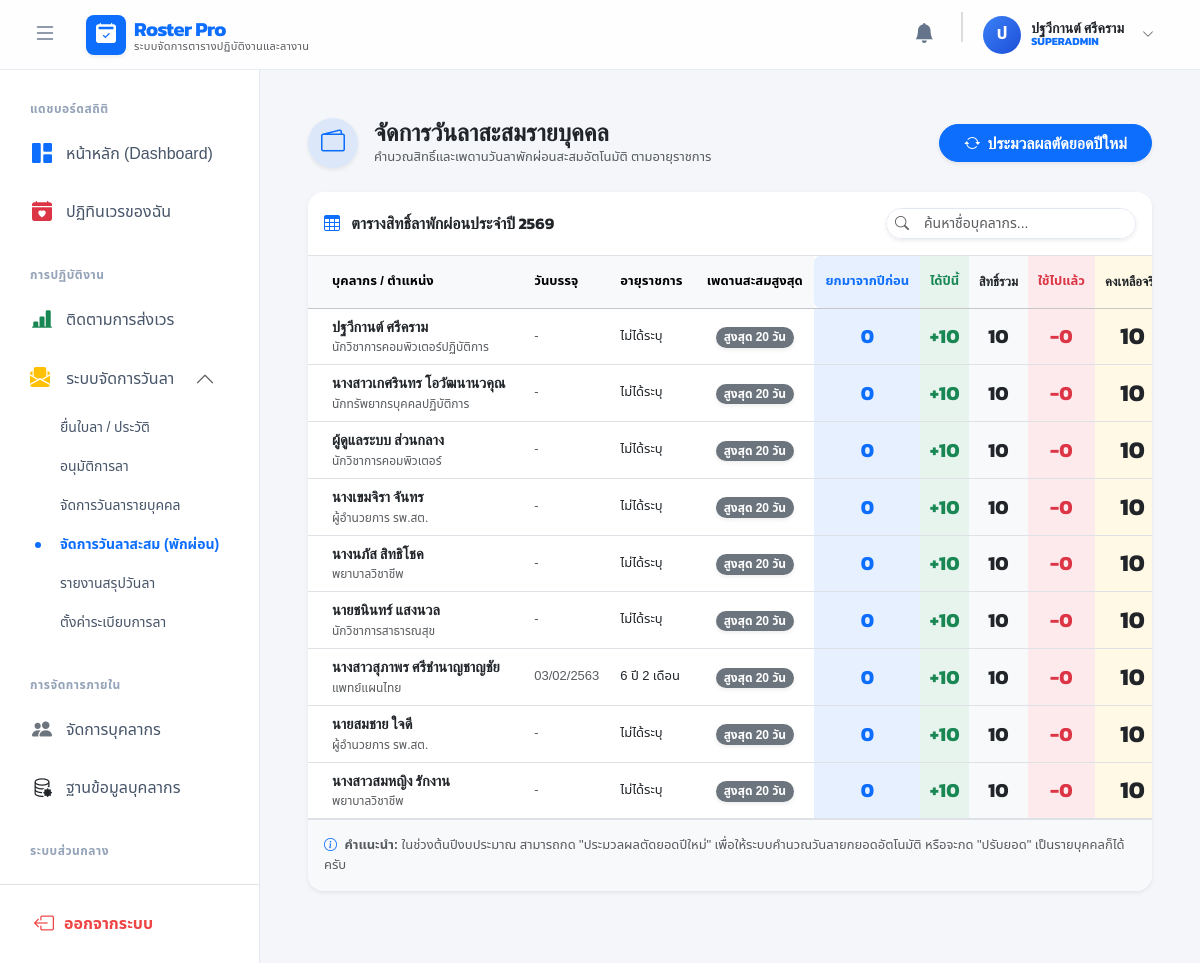
The page /index.php?c=leave&a=balances (signed in) on the database its author committed.
### tables this page shows
CREATE TABLE `users` (
  `id` int(11) NOT NULL,
  `hospital_id` int(11) DEFAULT NULL COMMENT 'รหัสหน่วยบริการ (NULL = แอดมินส่วนกลาง)',
  `name` varchar(100) NOT NULL,
  `phone` varchar(50) DEFAULT NULL,
  `username` varchar(50) NOT NULL,
  `password` varchar(255) NOT NULL,
  `role` enum('SUPERADMIN','ADMIN','DIRECTOR','SCHEDULER','STAFF','HR') NOT NULL DEFAULT 'STAFF',
  `employee_type` enum('ข้าราชการ/พนักงานท้องถิ่น','พนักงานจ้างตามภารกิจ','พนักงานจ้างทั่วไป') NOT NULL DEFAULT 'ข้าราชการ/พนักงานท้องถิ่น',
  `start_date` date DEFAULT NULL COMMENT 'วันที่บรรจุ/เริ่มงาน',
  `type` varchar(100) DEFAULT NULL COMMENT 'วิชาชีพ/ตำแหน่ง',
  `position_number` varchar(50) DEFAULT NULL,
  `color_theme` varchar(20) DEFAULT 'primary',
  `sort_order` int(11) DEFAULT 0,
  `created_at` datetime DEFAULT current_timestamp(),
  `display_order` int(11) NOT NULL DEFAULT 0,
  `id_card` varchar(13) DEFAULT NULL,
  `pay_rate_id` int(11) DEFAULT NULL
);

### models/UserModel.php (called while the page is built, shortened)
<?php
class UserModel {
    private $conn;
    private $table_name = "users";
    public function __construct($db) {
        $this->conn = $db;
        $this->conn->setAttribute(PDO::ATTR_ERRMODE, PDO::ERRMODE_EXCEPTION);
        $this->checkAndCreateColumns();
    }
    private function checkAndCreateColumns() {
        try {
            $stmt = $this->conn->query("SHOW COLUMNS FROM " . $this->table_name);
            $existing_columns = $stmt->fetchAll(PDO::FETCH_COLUMN);
            $required_columns = [
                'phone' => 'VARCHAR(20) NULL',
                'type' => 'VARCHAR(100) NULL',
                'color_theme' => "VARCHAR(20) DEFAULT 'primary'",
                'employee_type' => "VARCHAR(100) DEFAULT 'ข้าราชการ/พนักงานท้องถิ่น'",
                'start_date' => 'DATE NULL',
                'sort_order' => 'INT DEFAULT 0',
                'id_card' => 'VARCHAR(13) NULL',
                'position_number' => 'VARCHAR(50) NULL',
                'pay_rate_id' => 'INT NULL'
            ];
        } catch (PDOException $e) {
            error_log("User Auto-migration failed: " . $e->getMessage());
        }
    }
    public function getAllUsers() {
        $query = "SELECT u.*, h.name as hospital_name, p.name as pay_rate_name
                  FROM " . $this->table_name . " u
                  LEFT JOIN hospitals h ON u.hospital_id = h.id
                  LEFT JOIN pay_rates p ON u.pay_rate_id = p.id
                  ORDER BY u.hospital_id ASC, u.sort_order ASC";
        $stmt = $this->conn->prepare($query);
        $stmt->execute();
        return $stmt->fetchAll(PDO::FETCH_ASSOC);
    }
    public function getAllStaff($hospital_id = null) {
        if ($hospital_id) {
            return $this->getUsersByHospital($hospital_id);
        } else {
            return $this->getAllUsers();
        }
    }
}
?>

### models/LeaveModel.php (called while the page is built, shortened)
<?php
class LeaveModel {
    private $conn;
    public function __construct($db) {
        $this->conn = $db;
    }
    public function getUserLeaveBalances($user_id, $budget_year) {
        $stmt = $this->conn->prepare("SELECT employee_type, start_date FROM users WHERE id = ?");
        $stmt->execute([$user_id]);
        $user = $stmt->fetch(PDO::FETCH_ASSOC);
        $emp_type = $user['employee_type'] ?? '';
        $is_official = (strpos($emp_type, 'ข้าราชการ') !== false || strpos($emp_type, 'พนักงานส่วนท้องถิ่น') !== false);
        $is_general = (strpos($emp_type, 'ทั่วไป') !== false);
        $budget_start_date = new DateTime(($budget_year - 1) . "-10-01");
        $start_date = $user['start_date'] ? new DateTime($user['start_date']) : new DateTime();
        $years_of_service = $budget_start_date->diff($start_date)->y;
        $stmt_q = $this->conn->query("SELECT * FROM leave_quotas");
        $quotas = $stmt_q->fetchAll(PDO::FETCH_ASSOC);
        $balances = [];
        foreach ($quotas as $q) {
            $leave_type_id = $q['id'];
            $leave_name = $q['leave_type'];
            $stmt_b = $this->conn->prepare("SELECT * FROM leave_balances WHERE user_id = ? AND budget_year = ? AND leave_type_id = ?");
            $stmt_b->execute([$user_id, $budget_year, $leave_type_id]);
            $current_balance = $stmt_b->fetch(PDO::FETCH_ASSOC);
            $total_allowable = $current_balance['quota_days'] + $current_balance['carried_over_days'];
            $remaining = $total_allowable - $current_balance['used_days'];
            $balances[] = [
                'id' => $current_balance['id'],
                'leave_type_id' => $leave_type_id,
                'leave_type_name' => $leave_name,
                'calculation_type' => $q['calculation_type'] ?? 'WORKING_DAYS',
                'quota_days' => $current_balance['quota_days'],
                'carried_over_days' => $current_balance['carried_over_days'],
                'total_allowable' => $total_allowable,
                'used_days' => $current_balance['used_days'],
                'remaining' => $remaining
            ];
        }
        return $balances;
    }
}
?>

### views/leave/balances.php (the view, shortened to what this page needs)
<?php
function calculateServiceAge($start_date) {
    if (empty($start_date) || $start_date == '0000-00-00') return ['years' => 0, 'months' => 0, 'text' => 'ไม่ได้ระบุ'];
    $start = new DateTime($start_date);
    $today = new DateTime();
    $diff = $today->diff($start);
    return [
        'years' => $diff->y,
        'months' => $diff->m,
        'text' => $diff->y . ' ปี ' . $diff->m . ' เดือน'
    ];
}
$users_balances = $users_balances ?? [];
?>
<div class="container-fluid px-3 px-md-4 py-4">
    <div class="d-flex flex-column flex-md-row justify-content-between align-items-md-center mb-4 gap-3">
        <div class="d-flex align-items-center gap-3">
            <div class="bg-primary bg-opacity-10 text-primary rounded-circle d-flex align-items-center justify-content-center shadow-sm flex-shrink-0" style="width: 50px; height: 50px;">
                <i class="bi bi-wallet2 fs-4"></i>
            </div>
            <div>
                <h2 class="h4 text-dark mb-0 fw-bold">จัดการวันลาสะสมรายบุคคล</h2>
                <p class="text-muted mb-0" style="font-size: 13px;">คำนวณสิทธิ์และเพดานวันลาพักผ่อนสะสมอัตโนมัติ ตามอายุราชการ</p>
            </div>
        </div>
        <div class="d-flex gap-2">
            <form action="index.php?c=leave&a=process_new_year" method="POST" class="m-0" onsubmit="return confirm('ยืนยันการประมวลผลตัดยอดปีใหม่?\n\nระบบจะทำการคำนวณวันลายกมาของทุกคนโดยอัตโนมัติ โดยอ้างอิงจากอายุราชการและระเบียบวันลาพักผ่อน (พนักงานจ้างจะไม่ถูกยกยอดมา)');">
                <button type="submit" class="btn btn-primary rounded-pill fw-bold shadow-sm px-4">
                    <i class="bi bi-arrow-repeat me-1"></i> ประมวลผลตัดยอดปีใหม่
                </button>
            </form>
        </div>
    </div>
    <div class="card shadow-sm border-0 rounded-4 overflow-hidden mb-4">
        <div class="card-header bg-white py-3 border-bottom d-flex flex-wrap align-items-center justify-content-between gap-3">
            <h6 class="m-0 fw-bold text-dark"><i class="bi bi-table text-primary me-2"></i> ตารางสิทธิ์ลาพักผ่อนประจำปี <?= date('Y') + 543 ?></h6>
            <div class="input-group input-group-sm shadow-sm rounded-pill overflow-hidden" style="max-width: 250px; border: 1px solid #e2e8f0;">
                <span class="input-group-text bg-white border-0 text-muted"><i class="bi bi-search"></i></span>
                <input type="text" id="searchBalanceInput" class="form-control border-0 bg-white" placeholder="ค้นหาชื่อบุคลากร...">
            </div>
        </div>
        <div class="card-body p-0">
            <div class="table-responsive custom-scrollbar" style="max-height: 65vh;">
                <table class="table table-hover align-middle mb-0" id="balancesTable" style="min-width: 1000px;">
                    <thead class="table-light text-secondary sticky-top" style="font-size: 13px; z-index: 10;">
                        <tr>
                            <th class="ps-4 py-3">บุคลากร / ตำแหน่ง</th>
                            <th class="py-3">วันบรรจุ</th>
                            <th class="py-3">อายุราชการ</th>
                            <th class="py-3 text-center">เพดานสะสมสูงสุด</th>
                            <th class="py-3 text-center text-primary bg-primary bg-opacity-10 rounded-start">ยกมาจากปีก่อน</th>
                            <th class="py-3 text-center text-success bg-success bg-opacity-10">ได้ปีนี้</th>
                            <th class="py-3 text-center text-dark bg-light fw-bold">สิทธิ์รวม</th>
                            <th class="py-3 text-center text-danger bg-danger bg-opacity-10">ใช้ไปแล้ว</th>
                            <th class="py-3 text-center text-dark bg-warning bg-opacity-10 fw-bold">คงเหลือจริง</th>
                        </tr>
                    </thead>
                    <tbody class="border-top-0" id="balancesTableBody">
                        <?php if (empty($users_balances)): ?>
                            <tr>
                                <td colspan="10" class="text-center py-5 text-muted">
                                    <i class="bi bi-folder2-open fs-1 d-block mb-2 opacity-50"></i> ไม่พบข้อมูลบุคลากรในหน่วยบริการนี้
                                </td>
                            </tr>
                        <?php else: ?>
                            <?php foreach($users_balances as $user):
                                $age = calculateServiceAge($user['start_date']);
                                $max_accumulate = ($age['years'] >= 10) ? 30 : 20;
                                $new_quota = 10;
                                $total_entitlement = min($user['brought_forward'] + $new_quota, $max_accumulate);
                                $remaining = $total_entitlement - $user['used_this_year'];
                                $start_date_text = '-';
                                if (!empty($user['start_date']) && $user['start_date'] != '0000-00-00') {
                                    $date = new DateTime($user['start_date']);
                                    $start_date_text = $date->format('d/m/') . ($date->format('Y') + 543);
                                }
                            ?>
                            <tr class="balance-row">
                                <td class="ps-4">
                                    <div class="fw-bold text-dark balance-name" style="font-size: 14.5px;"><?= htmlspecialchars($user['name']) ?></div>
                                    <div class="small text-muted text-truncate" style="font-size: 12px; max-width: 200px;"><?= htmlspecialchars($user['type']) ?></div>
                                </td>
                                <td class="text-muted" style="font-size: 13px;"><?= $start_date_text ?></td>
                                <td class="fw-medium text-dark" style="font-size: 13px;">
                                    <?= $age['text'] ?>
                                </td>
                                <td class="text-center">
                                    <span class="badge <?= $age['years'] >= 10 ? 'bg-warning text-dark' : 'bg-secondary' ?> rounded-pill shadow-sm px-2">
                                        สูงสุด <?= $max_accumulate ?> วัน
                                    </span>
                                </td>
                                <td class="text-center fw-bold text-primary bg-primary bg-opacity-10 fs-5">
                                    <?= floatval($user['brought_forward']) ?>
                                </td>
                                <td class="text-center fw-bold text-success bg-success bg-opacity-10 fs-5">
                                    +<?= $new_quota ?>
                                </td>
                                <td class="text-center fw-bold text-dark bg-light fs-5">
                                    <?= floatval($total_entitlement) ?>
                                </td>
                                <td class="text-center fw-bold text-danger bg-danger bg-opacity-10 fs-5">
                                    -<?= floatval($user['used_this_year']) ?>
                                </td>
                                <td class="text-center fw-bold text-dark bg-warning bg-opacity-10 fs-4">
                                    <?= floatval($remaining) ?>
                                </td>
                            </tr>
                            <?php endforeach; ?>
                        <?php endif; ?>
                    </tbody>
                </table>
            </div>
        </div>
        <div class="card-footer bg-light border-top py-3 text-muted" style="font-size: 13px;">
            <i class="bi bi-info-circle text-primary me-1"></i> <strong>คำแนะนำ:</strong> ในช่วงต้นปีงบประมาณ สามารถกด "ประมวลผลตัดยอดปีใหม่" เพื่อให้ระบบคำนวณวันลายกยอดอัตโนมัติ หรือจะกด "ปรับยอด" เป็นรายบุคคลก็ได้ครับ
        </div>
    </div>
</div>

### views/layouts/header.php (style rules this page uses)
:root { --primary-color: #0d6efd; --sidebar-bg: #ffffff; --navbar-height: 70px; }
body { font-family: 'Noto Sans Thai', sans-serif; background-color: #f4f6f9; height: 100vh; overflow: hidden; margin: 0; padding: 0; -webkit-font-smoothing: antialiased; }
h1, h2, h3, h4, h5, h6, .fw-bold { font-family: 'Kanit', sans-serif; }

### rows shown on the page
users: name "ปฐวีกานต์ ศรีคราม", type "นักวิชาการคอมพิวเตอร์ปฏิบัติการ", start_date_text "-", start_date "ไม่ได้ระบุ", start_date "20", brought_forward "0", new_quota "10", start_date "10", used_this_year "0"
users: name "นางสาวเกศรินทร โอวัฒนานวคุณ", type "นักทรัพยากรบุคคลปฏิบัติการ", start_date_text "-", start_date "ไม่ได้ระบุ", start_date "20", brought_forward "0", new_quota "10", start_date "10", used_this_year "0"
users: name "ผู้ดูแลระบบ ส่วนกลาง", type "นักวิชาการคอมพิวเตอร์", start_date_text "-", start_date "ไม่ได้ระบุ", start_date "20", brought_forward "0", new_quota "10", start_date "10", used_this_year "0"
users: name "นางเขมจิรา จันทร", type "ผู้อำนวยการ รพ.สต.", start_date_text "-", start_date "ไม่ได้ระบุ", start_date "20", brought_forward "0", new_quota "10", start_date "10", used_this_year "0"
users: name "นางนภัส สิทธิโชค", type "พยาบาลวิชาชีพ", start_date_text "-", start_date "ไม่ได้ระบุ", start_date "20", brought_forward "0", new_quota "10", start_date "10", used_this_year "0"
users: name "นายชนินทร์ แสงนวล", type "นักวิชาการสาธารณสุข", start_date_text "-", start_date "ไม่ได้ระบุ", start_date "20", brought_forward "0", new_quota "10", start_date "10", used_this_year "0"
users: name "นางสาวสุภาพร ศรีชำนาญชาญชัย", type "แพทย์แผนไทย", start_date "03/02/2563", start_date "6 ปี 2 เดือน", start_date "20", brought_forward "0", new_quota "10", start_date "10", used_this_year "0"
users: name "นายสมชาย ใจดี", type "ผู้อำนวยการ รพ.สต.", start_date_text "-", start_date "ไม่ได้ระบุ", start_date "20", brought_forward "0", new_quota "10", start_date "10", used_this_year "0"
users: name "นางสาวสมหญิง รักงาน", type "พยาบาลวิชาชีพ", start_date_text "-", start_date "ไม่ได้ระบุ", start_date "20", brought_forward "0", new_quota "10", start_date "10", used_this_year "0"

### other values the page prints
$app_name "Roster Pro"
$app_subtitle "ระบบจัดการตารางปฏิบัติงานและลางาน"
mb_substr($_SESSION['user']['name'], 0, 1, 'UTF-8') "ป"
$_SESSION['user']['name'] "ปฐวีกานต์ ศรีคราม"
$_SESSION['user']['role'] "SUPERADMIN"
